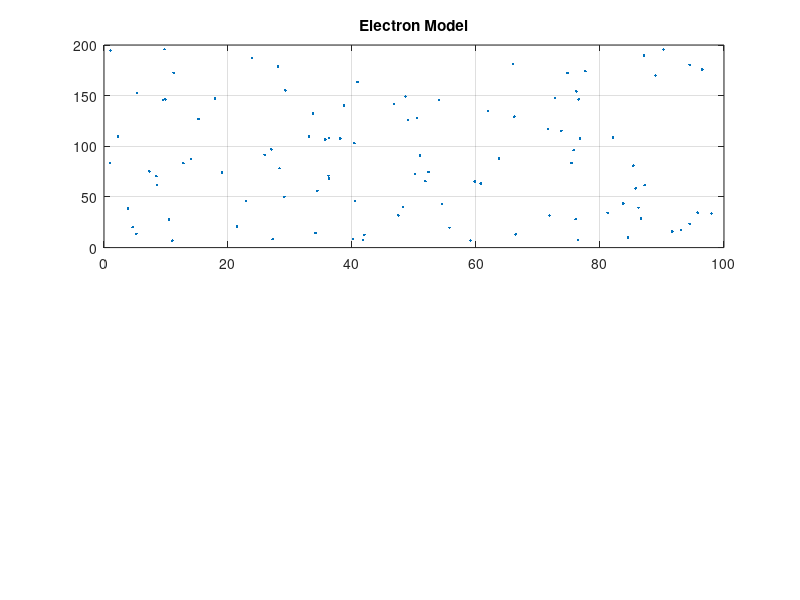

Reproduce this figure in MATLAB. (Note: this script raises an error after producing the figure.)
clearvars
clearvars -GLOBAL
close all
format shorte

set(0, 'DefaultFigureWindowStyle', 'docked')

global x y Vx Vy dt tempx tempy mass 
global numElec
global PlotSize MarkerSize
t = 0;
tStop = 80;

plotx = 100;
ploty = 200;
prevT = 300;

numElec = 100;

whereElec = zeros(20:20)
tempDensity = zeros(20:20)

mass = 0.26*(9.109*10^-31);
x = randi(plotx,numElec,1);
y = randi(ploty,numElec,1);

%for assignment 3

vOnX = 0.1;
vOnY = 0;
eFieldx = vOnX/(100*10^-9);
force = eFieldx*1.6021e-19;
accX = force/mass;
accVectorX = ones(numElec,1).*accX.*1e9;

eFieldy = vOnY/(100*10^-9);
force = eFieldy*1.6021e-19;
accY = force/mass;
accVectorY = ones(numElec,1).*accX.*1e9;

dCurrent = ones(numElec,0);
V = ones(numElec,1);
sumCurrent = 0;
avgCurrent = 0;
q = 1.6e-19;
p = 10e15;

V = V.*sqrt((1.38*10^-23).*300./mass);
Vx = (randn(numElec,1) .*V./1.41).*(1*10^9);
Vy = (randn(numElec,1).*V./1.41).*(1*10^9);
freeMeanPath = V(1) * 0.2*10^-12;
Vtest = Vx;
FMP = 0;
xTemp = zeros(numElec,1);
yTemp = zeros(numElec,1);
vTemp = zeros(numElec,1);


didScatter = zeros(numElec,1);
timeSinceScatter = zeros(numElec,1);
%Vy = ones(numElec,1) * V
 averageScatTime = 0;
 numOfScat = 0;
 scatTime = 0;
dt = 0.000000000000006;
probScat = 1 - exp((-dt)/(0.2*10^-12));
%make Vx and Vy have random direction to start
for i = numElec:-1:1
    rx = rand();
    ry = rand();
    fprintf('r = %i\n',rx)
    if rx < 0.5 
        Vx(i) = Vx(i) * -1;
    end 
    if ry < 0.5 
        Vy(i) = Vy(i) * -1;
    end
end


%main loop 
while t < tStop


    timeSinceScatter = timeSinceScatter +1;

    for i = 1:1:numElec
        randNum = rand()
        if randNum < probScat;
            Vx(i) = (randn(1) * V(1)/1.41)*(1*10^9);
            Vy(i) = (randn(1) * V(1)/1.41)*(1*10^9);
            averageScatTime = averageScatTime+timeSinceScatter(i);
            numOfScat = numOfScat +1;
            timeSinceScatter(i) = 0;
        end
    end

    Vx = Vx + dt.*accVectorX;
   
    x = x + dt.*Vx;
    y = y +dt.*Vy;

    x(x>(plotx-2))=1;
    x(x<1)=(plotx-2);

    tempy = y >ploty-2 | y < 1;
    tempy = tempy*-1;
    tempy(tempy>=0)=1;

    Vy = Vy.*tempy;

    Vt = ((Vx.^2 +Vy.^2).^0.5)./(1*10^9);
    T = (mass.*Vt.^2)./(1.38064852*10^-23); 
    a = subplot(2,1,1);
    plot(a,x,y,'.')
    title('Electron Model');

    hold on
    grid on
    drawnow


    %step through next cycle
    t = t+1;

    prevT = (sum(T)/numElec);

    scatTime = averageScatTime/numOfScat;
    xTemp = Vx.^2;
    yTemp = Vy.^2;
    vTemp = ((xTemp + yTemp).^0.5)./(1*10^9);

    vTemp = sum(vTemp)/numElec;

    FMP = vTemp*scatTime*(dt);

    sumCurrent = 0;
    avgCurrent = 0;

    %assignment 3
    for r = 1:1:numElec
        dCurrent(r) = Vx(r)*p*q/1e9;
        sumCurrent = dCurrent(r)+sumCurrent;
    end

    avgCurrent = sumCurrent/numElec;

    b = subplot(2,1,2);
    title('Current over Time');
    plot(b,dt*t,avgCurrent,'.');
    hold on
    grid on
    drawnow
    axis(a,[0 plotx 0 ploty]);
    axis(b,[0 dt*100 0 1000]);

end

x1= ones(numElec,0);
y1= ones(numElec,0);
x1 = x;
y1 = y;
for i = 1: 1: 20
    for j = 1: 1: 20
        for k = 1: 1: numElec
            if x(k) < i*5 & y(k) < j*10
                whereElec(j,i) = whereElec(j,i) +1
                Vt = ((Vx(k)^2 +Vy(k)^2).^0.5)
                tempDensity(j,i) = (mass*Vt^2)/(1.38064852*10^-23) +tempDensity(j,i) 
                %to erase point
                x(k) = 10000
                y(k) = 10000
            end
        end
    end
end

c = subplot(2,2,3)

surf(c,whereElec)
title('Electron Density')
view(2)
shading interp
hold on
grid on
drawnow

d = subplot(2,2,4)

surf(d,tempDensity)
title('Temperature Density')
view(2)
shading interp
hold on
grid on
drawnow

